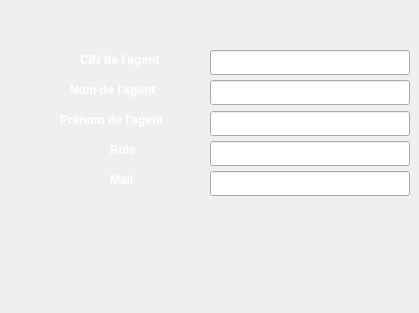
    <widget class="QWidget" name="page_13">
     <widget class="QLineEdit" name="nom_agent_mod">
      <property name="geometry">
       <rect>
        <x>210</x>
        <y>80</y>
        <width>200</width>
        <height>25</height>
       </rect>
      </property>
     </widget>
     <widget class="QLineEdit" name="role_agent_mod">
      <property name="geometry">
       <rect>
        <x>210</x>
        <y>141</y>
        <width>200</width>
        <height>25</height>
       </rect>
      </property>
     </widget>
     <widget class="QPushButton" name="pushButton_8">
      <property name="geometry">
       <rect>
        <x>270</x>
        <y>281</y>
        <width>75</width>
        <height>23</height>
       </rect>
      </property>
      <property name="styleSheet">
       <string notr="true">QPushButton {
            color: white;
            border-image: url(:/img/valid.png) 3 10 3 10;
            border-top: 3px transparent;
            border-bottom: 3px transparent;
            border-right: 10px transparent;
            border-left: 10px transparent;
        }</string>
      </property>
      <property name="text">
       <string/>
      </property>
     </widget>
     <widget class="QLineEdit" name="mail_agent_mod">
      <property name="geometry">
       <rect>
        <x>210</x>
        <y>171</y>
        <width>200</width>
        <height>25</height>
       </rect>
      </property>
     </widget>
     <widget class="QLineEdit" name="prenom_agent_mod">
      <property name="geometry">
       <rect>
        <x>210</x>
        <y>111</y>
        <width>200</width>
        <height>25</height>
       </rect>
      </property>
     </widget>
     <widget class="QPushButton" name="retour_9">
      <property name="geometry">
       <rect>
        <x>110</x>
        <y>240</y>
        <width>51</width>
        <height>51</height>
       </rect>
      </property>
      <property name="styleSheet">
       <string notr="true">QPushButton {
            color: white;
            border-image: url(:/img/fleche.png) 3 10 3 10;
            border-top: 3px transparent;
            border-bottom: 3px transparent;
            border-right: 10px transparent;
            border-left: 10px transparent;
        }</string>
      </property>
      <property name="text">
       <string/>
      </property>
     </widget>
     <widget class="QLineEdit" name="cin_agent_mod">
      <property name="geometry">
       <rect>
        <x>210</x>
        <y>50</y>
        <width>200</width>
        <height>25</height>
       </rect>
      </property>
     </widget>
     <widget class="QLabel" name="label_ecrivant_9">
      <property name="geometry">
       <rect>
        <x>60</x>
        <y>110</y>
        <width>141</width>
        <height>21</height>
       </rect>
      </property>
      <property name="text">
       <string>&lt;html&gt;&lt;head/&gt;&lt;body&gt;&lt;p&gt;&lt;span style=&quot; font-weight:600; color:#ffffff;&quot;&gt;Prenom de l'agent&lt;/span&gt;&lt;/p&gt;&lt;/body&gt;&lt;/html&gt;</string>
      </property>
     </widget>
     <widget class="QLabel" name="label_nbrPages_5">
      <property name="geometry">
       <rect>
        <x>110</x>
        <y>140</y>
        <width>111</width>
        <height>21</height>
       </rect>
      </property>
      <property name="text">
       <string>&lt;html&gt;&lt;head/&gt;&lt;body&gt;&lt;p&gt;&lt;span style=&quot; font-weight:600; color:#ffffff;&quot;&gt;Role&lt;/span&gt;&lt;/p&gt;&lt;/body&gt;&lt;/html&gt;</string>
      </property>
     </widget>
     <widget class="QLabel" name="label_ID_13">
      <property name="geometry">
       <rect>
        <x>80</x>
        <y>50</y>
        <width>91</width>
        <height>21</height>
       </rect>
      </property>
      <property name="text">
       <string>&lt;html&gt;&lt;head/&gt;&lt;body&gt;&lt;p&gt;&lt;span style=&quot; font-weight:600; color:#ffffff;&quot;&gt;CIN de l'agent&lt;/span&gt;&lt;/p&gt;&lt;/body&gt;&lt;/html&gt;</string>
      </property>
     </widget>
     <widget class="QLabel" name="label_langue_5">
      <property name="geometry">
       <rect>
        <x>110</x>
        <y>170</y>
        <width>81</width>
        <height>21</height>
       </rect>
      </property>
      <property name="text">
       <string>&lt;html&gt;&lt;head/&gt;&lt;body&gt;&lt;p&gt;&lt;span style=&quot; font-weight:600; color:#ffffff;&quot;&gt;Mail&lt;/span&gt;&lt;/p&gt;&lt;/body&gt;&lt;/html&gt;</string>
      </property>
     </widget>
     <widget class="QLabel" name="label_livre_9">
      <property name="geometry">
       <rect>
        <x>70</x>
        <y>80</y>
        <width>121</width>
        <height>21</height>
       </rect>
      </property>
      <property name="text">
       <string>&lt;html&gt;&lt;head/&gt;&lt;body&gt;&lt;p&gt;&lt;span style=&quot; font-weight:600; color:#ffffff;&quot;&gt;Nom de l'agent&lt;/span&gt;&lt;/p&gt;&lt;/body&gt;&lt;/html&gt;</string>
      </property>
     </widget>
    </widget>
